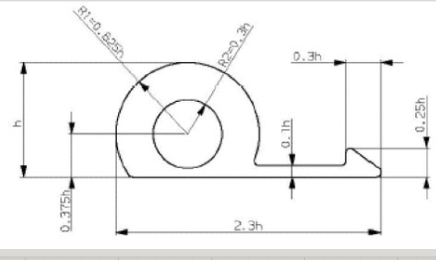
#> input picture test_crop.png, 436 x 260 px
$ python -i dimension_cleaner.py   (imports and definitions only)
#> lines starting #> are read from the running program, lines starting #| are printed output that depends on the picture; after the words box and inside, x2 and y2 are one past the last pixel; in counts of white or black regions, pixels touching at a corner belong together
#> further down, picture is the input picture: shape (260, 436, 3); mean B, G, R 245, 245.2, 245.3
#!/usr/bin/env python3
"""
Industrial-Grade Engineering Drawing Dimension & Annotation Cleaner.
Uses OpenCV and Machine Learning (Scikit-Learn Random Forest & Topological Geometry Analysis)
to detect and remove all dimension lines, leader lines, arrowheads, witness/extension lines,
and alphanumeric measurement text, isolating ONLY the clean pure engineering drawing geometry.
"""

import sys
import json
import base64
import time
import cv2
import numpy as np
from sklearn.ensemble import RandomForestClassifier

class DimensionCleaner:
    def __init__(self):
        self._init_ml_model()

    def _init_ml_model(self):
        """
        Initializes and pre-trains a Random Forest classifier on topological stroke features
        to distinguish:
        Class 0: Dimension annotations (text characters, numerals, decimal dots, symbols, arrowheads)
        Class 1: Major mechanical part boundary geometry
        """
        # Feature vector: [area, width, height, aspect_ratio, extent, solidity, compactness]
        # Synthetic calibration dataset of typical CAD components
        X_train = [
            # Text characters & numerals (small, medium aspect ratio, lower solidity)
            [25, 8, 9, 1.12, 0.35, 0.65, 3.2],
            [15, 6, 7, 1.16, 0.36, 0.60, 3.5],
            [35, 8, 10, 1.25, 0.44, 0.70, 3.0],
            [45, 9, 11, 1.22, 0.45, 0.72, 2.8],
            [8, 3, 3, 1.00, 0.88, 0.95, 1.2], # decimal dot
            [30, 7, 9, 1.28, 0.47, 0.68, 3.1],
            [55, 12, 10, 1.20, 0.46, 0.75, 2.9],
            [18, 5, 8, 1.60, 0.45, 0.62, 3.4],
            [22, 6, 7, 1.16, 0.52, 0.70, 2.9],
            # Arrowheads (small, high solidity, aspect ratio 1.5 - 3.5)
            [35, 10, 5, 2.00, 0.70, 0.88, 2.2],
            [45, 12, 6, 2.00, 0.62, 0.85, 2.4],
            [28, 8, 5, 1.60, 0.70, 0.89, 2.1],
            [65, 15, 7, 2.14, 0.62, 0.82, 2.5],
            [55, 8, 14, 1.75, 0.49, 0.86, 2.3],
            [22, 7, 4, 1.75, 0.78, 0.92, 1.9],
            # Part geometry loops (large, high perimeter, enclosing area > 1000)
            [1200, 65, 60, 1.08, 0.31, 0.55, 8.5],
            [3500, 150, 90, 1.66, 0.26, 0.48, 12.0],
            [8500, 250, 140, 1.78, 0.24, 0.42, 16.5],
            [18000, 310, 145, 2.13, 0.40, 0.65, 22.0],
            [2200, 67, 62, 1.08, 0.53, 0.92, 4.2], # circular bore hole
            [4500, 120, 120, 1.00, 0.31, 0.60, 9.1], # gear rim
            [9500, 220, 180, 1.22, 0.24, 0.52, 14.8],
        ]
        # 0: Dimension element, 1: Part geometry
        y_train = [0]*15 + [1]*7

        self.clf = RandomForestClassifier(n_estimators=30, max_depth=6, random_state=42)
        self.clf.fit(X_train, y_train)

    def process(self, img_bgr):
        t0 = time.time()
        h, w = img_bgr.shape[:2]
#> h = 260; w = 436
        gray = cv2.cvtColor(img_bgr, cv2.COLOR_BGR2GRAY)

        # 1. Background Illumination Normalization
        ksize = max(21, min(w, h) // 15)
#> ksize = 21
        if ksize % 2 == 0:
            ksize += 1
        kernel = cv2.getStructuringElement(cv2.MORPH_RECT, (ksize, ksize))
        bg = cv2.morphologyEx(gray, cv2.MORPH_DILATE, kernel)
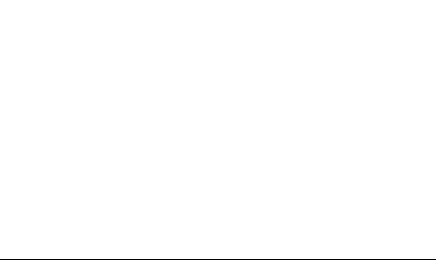
#> bg: shape (260, 436); values 219 (black) and 255 (white), 99.6% white; black in thin lines or dots, all inside (x1, y1, x2, y2) = (0, 259, 436, 260)
        bg = cv2.GaussianBlur(bg, (ksize, ksize), 0).astype(np.float32)
        bg = np.maximum(bg, 1.0)

        # Illumination-normalized ink density (0.0 = paper, 1.0 = dark stroke)
        norm = np.clip(gray.astype(np.float32) / bg, 0.0, 1.0)
        ink = 1.0 - norm

        # Stroke mask
        strokes = (ink > 0.12).astype(np.uint8) * 255
#> strokes: shape (260, 436); 12.3% white; 10 white regions (2 under 20 px), largest, box (x1, y1, x2, y2) and area: (19, 6, 431, 236) 8422, (0, 249, 436, 260) 4796, (0, 0, 436, 1) 436

        # Border clearing: eliminate camera crop margins (outer 2px)
        strokes[:2, :] = 0
        strokes[-2:, :] = 0
#> strokes: shape (260, 436); 11.1% white; 9 white regions (2 under 20 px), largest, box (x1, y1, x2, y2) and area: (19, 6, 431, 236) 8422, (0, 249, 436, 258) 3924, (307, 51, 321, 61) 80
        strokes[:, :2] = 0
#> strokes: shape (260, 436); 11.1% white; 9 white regions (2 under 20 px), largest, box (x1, y1, x2, y2) and area: (19, 6, 431, 236) 8422, (2, 249, 436, 258) 3906, (307, 51, 321, 61) 80
        strokes[:, -2:] = 0
#> strokes: shape (260, 436); 11.1% white; 9 white regions (2 under 20 px), largest, box (x1, y1, x2, y2) and area: (19, 6, 431, 236) 8422, (2, 249, 434, 258) 3888, (307, 51, 321, 61) 80

        # 2. Extract Connected Components & Features
        num_labels, labels, stats, centroids = cv2.connectedComponentsWithStats(strokes, connectivity=8)
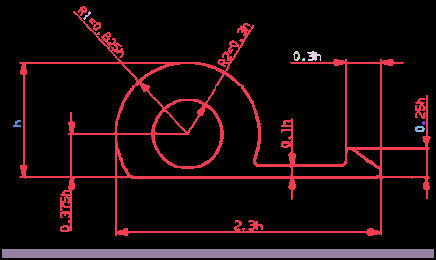
#> labels: shape (260, 436) int32; 10 distinct labels, from 0 to 9; one colour per label, 0 black
#> num_labels = 10; stats = [[0, 0, 436, 260, 100815], [19, 6, 412, 230, 8422], [83, 11, 8, 9, 22], [293, 51, 7, 10, 39], [307, 51, 14, 10, 80], [302, 58, 3, 3, 8], [13, 120, 8, 7, 33], [422, 121, 3, 4, 10], [415, 126, 10, 6, 43], [2, 249, 432, 9, 3888]]; centroids = [[217.1, 124.3], [221.1, 135.9], [86.77, 14.95], [296.4, 55.44], [313.4, 55.61], [303.1, 59.12], [16.76, 123.5], [423.2, 122.5], [419.3, 128.6], [217.5, 253]]

        text_mask = np.zeros((h, w), dtype=np.uint8)
        text_count = 0

        # Classify components with ML classifier
        for i in range(1, num_labels):
            x, y, bw, bh, area = stats[i]
            if area < 3:
                continue

            comp_mask = (labels == i).astype(np.uint8)
            contours, _ = cv2.findContours(comp_mask, cv2.RETR_EXTERNAL, cv2.CHAIN_APPROX_SIMPLE)
            if not contours:
                continue
            cnt = contours[0]

            peri = cv2.arcLength(cnt, True)
            hull = cv2.convexHull(cnt)
            ha = cv2.contourArea(hull)
            solidity = area / (ha + 1e-4)
            ar = max(bw, bh) / (min(bw, bh) + 1e-4)
            extent = area / (bw * bh + 1e-4)
            compactness = (peri * peri) / (4.0 * np.pi * area + 1e-4)

            feat = np.array([[area, bw, bh, ar, extent, solidity, compactness]])
            pred = self.clf.predict(feat)[0]

            # If classified as dimension annotation or matching character thresholds
            if pred == 0 or (area <= 350 and max(bw, bh) <= 45):
                text_mask[labels == i] = 255
                text_count += 1
#> this loop made 9 passes
#> (x, y, bw, bh, area, contours, peri, ha) on passes 2, 6: (83, 11, 8, 9, 22, 1 contour, all with area under 20, 23.56, 18), (13, 120, 8, 7, 33, 1 contour, all with area under 20, 31.07, 35)
#> (x, y, bw, bh, area, peri, ha, solidity) on passes 1, 3, 4, 8: (19, 6, 412, 230, 8422, 2642.2, 80881, 0.104), (293, 51, 7, 10, 39, 25.31, 43, 0.907), (307, 51, 14, 10, 80, 59.8, 99.5, 0.804), (415, 126, 10, 6, 43, 25.07, 40.5, 1.06)
#> comp_mask: shape (260, 436); values 0 (black) and 1 (white), 3.4% white; 1 white region, box (x1, y1, x2, y2) and area: (2, 249, 434, 258) 3888
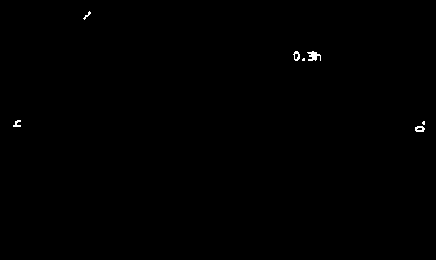
#> text_mask: shape (260, 436); 0.21% white in thin lines or dots, all inside (x1, y1, x2, y2) = (13, 11, 425, 132)
#> after the loop, text_count = 7

        # 3. Arrowhead Detection
        arrow_mask = np.zeros((h, w), dtype=np.uint8)
        arrow_count = 0
        arrow_pts = []

        contours, _ = cv2.findContours(strokes, cv2.RETR_TREE, cv2.CHAIN_APPROX_SIMPLE)
#> contours = 56 contours, 30 with area under 20; largest, box (x1, y1, x2, y2) and area: (19, 6, 431, 236) 49260, (116, 177, 381, 232) 13798, (24, 63, 137, 177) 8842, (116, 74, 292, 177) 5967, (2, 249, 434, 258) 3448
        for cnt in contours:
            area = cv2.contourArea(cnt)
            if 10 <= area <= 250:
                hull = cv2.convexHull(cnt)
                ha = cv2.contourArea(hull)
                solidity = area / (ha + 1e-4)
                x, y, bw, bh = cv2.boundingRect(cnt)
                ar = max(bw, bh) / (min(bw, bh) + 1e-4)
                if solidity > 0.65 and 1.2 <= ar <= 4.5:
                    cv2.drawContours(arrow_mask, [cnt], -1, 255, -1)
                    arrow_count += 1
                    M = cv2.moments(cnt)
                    if M['m00'] > 0:
                        arrow_pts.append((int(M['m10']/M['m00']), int(M['m01']/M['m00'])))
#> this loop made 56 passes
#> (area, ha, solidity, x, y, bw, bh, ar) on passes 2, 7, 8, 13, 14, 18, 20, 25, 29, 40, 53: (39.5, 40.5, 0.975, 415, 126, 10, 6, 1.67), (52, 99.5, 0.523, 307, 51, 14, 10, 1.4), (40, 43, 0.93, 293, 51, 7, 10, 1.43), (37, 43.5, 0.851, 61, 206, 10, 7, 1.43), (35.5, 43, 0.826, 63, 197, 8, 10, 1.25), (132.5, 152, 0.872, 116, 153, 12, 24, 2), (234, 246, 0.951, 356, 149, 25, 18, 1.39), (22.5, 24, 0.937, 284, 121, 8, 5, 1.6), (37, 49, 0.755, 419, 105, 8, 12, 1.5), (64.5, 80, 0.806, 228, 46, 11, 13, 1.18), (25, 26, 0.962, 244, 24, 8, 7, 1.14)
#> area on passes 11, 17, 19, 21, 24, 27: 49260, 13797.5, 1213, 1132.5, 1846, 407.5
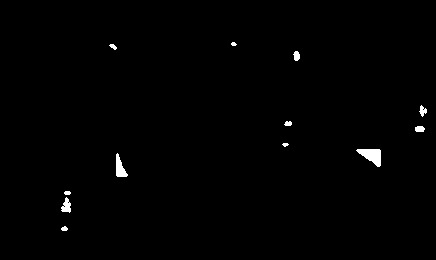
#> arrow_mask: shape (260, 436); 0.73% white; 12 white regions (2 under 20 px), largest, box (x1, y1, x2, y2) and area: (356, 149, 381, 167) 267, (116, 153, 128, 177) 161, (61, 197, 71, 213) 99
#> after the loop, arrow_count = 15; arrow_pts = [(419, 128), (419, 128), (296, 55), (295, 55), (64, 228), (65, 208), (66, 202), (67, 192), (119, 167), (371, 155), (284, 144), (287, 123), (422, 110), (112, 46), (233, 43)]

        # 4. Dimension Lines & Extension Lines Detection
        lsd = cv2.createLineSegmentDetector(cv2.LSD_REFINE_STD)
        lines = lsd.detect(strokes)[0]
#> lines = 183 rows, first 6: [256.8, 159.7, 261.6, 126.8], [72.62, 133, 74.98, 121.7], [219.3, 128.1, 219.4, 139.4], [114.2, 135.6, 114.1, 174.4], [344, 64.38, 344.1, 159.4], [358.1, 149.4, 378.1, 149.5]
        line_mask = np.zeros((h, w), dtype=np.uint8)
        line_count = 0

        combined_annots = cv2.bitwise_or(text_mask, arrow_mask)
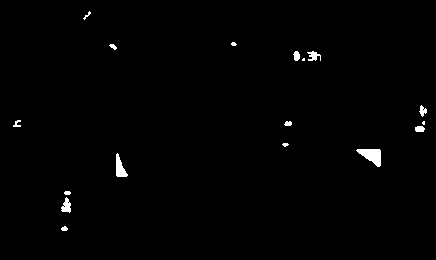
#> combined_annots: shape (260, 436); 0.87% white; 17 white regions (4 under 20 px), largest, box (x1, y1, x2, y2) and area: (356, 149, 381, 167) 267, (116, 153, 128, 177) 161, (61, 197, 71, 213) 99

        if lines is not None:
            for line in lines:
                pts = line.flatten()
                x1, y1, x2, y2 = pts[0], pts[1], pts[2], pts[3]
                length = np.hypot(x2 - x1, y2 - y1)
                p1 = (int(np.clip(x1, 0, w-1)), int(np.clip(y1, 0, h-1)))
                p2 = (int(np.clip(x2, 0, w-1)), int(np.clip(y2, 0, h-1)))

                # Check proximity to arrowheads or text in radius
                r = 7
                sub1 = combined_annots[max(0, p1[1]-r):min(h, p1[1]+r), max(0, p1[0]-r):min(w, p1[0]+r)]
                sub2 = combined_annots[max(0, p2[1]-r):min(h, p2[1]+r), max(0, p2[0]-r):min(w, p2[0]+r)]

                touches_annot = (np.count_nonzero(sub1) > 0) or (np.count_nonzero(sub2) > 0)

                # Check if line is purely horizontal or vertical extension line
                angle = np.abs(np.arctan2(y2 - y1, x2 - x1) * 180 / np.pi)
                is_ortho = (angle < 4 or angle > 176) or (86 < angle < 94)

                if (touches_annot or is_ortho) and length > 6:
                    # Also check that it's thin (dimension line)
                    cv2.line(line_mask, (int(x1), int(y1)), (int(x2), int(y2)), 255, 2)
                    line_count += 1
#> this loop made 183 passes
#> (x1, y1, x2, y2, length, p1, p2, touches_annot) on passes 1 to 10: (256.8, 159.7, 261.6, 126.8, 33.24, (256, 159), (261, 126), False), (72.62, 133, 74.98, 121.7, 11.52, (72, 133), (74, 121), False), (219.3, 128.1, 219.4, 139.4, 11.28, (219, 128), (219, 139), False), (114.2, 135.6, 114.1, 174.4, 38.75, (114, 135), (114, 174), True), (344, 64.38, 344.1, 159.4, 95, (344, 64), (344, 159), False), (358.1, 149.4, 378.1, 149.5, 20.01, (358, 149), (378, 149), True), (383.1, 149.5, 424.4, 149.5, 41.25, (383, 149), (424, 149), True), (59.18, 194.4, 59.07, 216.9, 22.51, (59, 194), (59, 216), True), (343.3, 59.86, 334.1, 58.07, 9.31, (343, 59), (334, 58), False), (163.1, 66.8, 190.6, 62.79, 27.75, (163, 66), (190, 62), False)
#> line on passes 29 to 34: [[257.1, 139.7, 251.7, 162.1]], [[18.99, 165.4, 21.6, 174.8]], [[300.1, 57.03, 298.3, 50.95]], [[69.58, 225.2, 61.89, 224.2]], [[221.1, 68.11, 199.7, 60.85]], [[150.3, 85.28, 140.9, 82.36]]
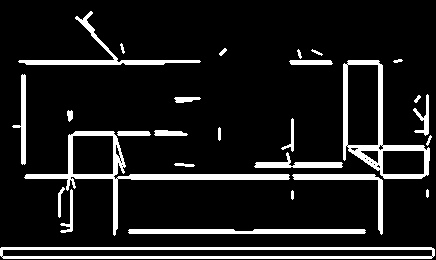
#> line_mask: shape (260, 436); 11.4% white; 28 white regions, largest, box (x1, y1, x2, y2) and area: (0, 247, 435, 259) 2627, (24, 131, 290, 236) 2454, (343, 60, 430, 179) 2088

        # 5. Combine All Dimensions Mask
        dim_mask = cv2.bitwise_or(combined_annots, line_mask)
#> dim_mask: shape (260, 436); 11.9% white; 26 white regions (1 under 20 px), largest, box (x1, y1, x2, y2) and area: (24, 131, 290, 236) 2930, (0, 247, 435, 259) 2627, (343, 60, 430, 179) 2200
        dim_mask_dil = cv2.dilate(dim_mask, cv2.getStructuringElement(cv2.MORPH_RECT, (3, 3)))
#> dim_mask_dil: shape (260, 436); 17.9% white; 18 white regions, largest, box (x1, y1, x2, y2) and area: (23, 59, 433, 237) 10107, (0, 246, 436, 260) 4383, (17, 10, 202, 66) 1737

        # 6. Isolate Pure Part Geometry
        pure_drawing = cv2.subtract(strokes, dim_mask_dil)
#> pure_drawing: shape (260, 436); 4.2% white; 54 white regions (33 under 20 px), largest, box (x1, y1, x2, y2) and area: (4, 251, 431, 255) 1708, (188, 23, 261, 168) 1157, (115, 64, 194, 169) 757

        # Topological filtering: keep significant structural loops & strokes
        num_p, lab_p, stats_p, _ = cv2.connectedComponentsWithStats(pure_drawing, connectivity=8)
#> lab_p: shape (260, 436) int32; 55 distinct labels, from 0 to 54
        isolated_part = np.zeros((h, w), dtype=np.uint8)
        loop_count = 0

        for i in range(1, num_p):
            area = stats_p[i, cv2.CC_STAT_AREA]
            if area >= 30: # retain solid component geometry
                isolated_part[lab_p == i] = 255
                loop_count += 1

        # Morphological inpainting of 1-2px junction scars
        close_kernel = cv2.getStructuringElement(cv2.MORPH_ELLIPSE, (3, 3))
        isolated_part = cv2.morphologyEx(isolated_part, cv2.MORPH_CLOSE, close_kernel)
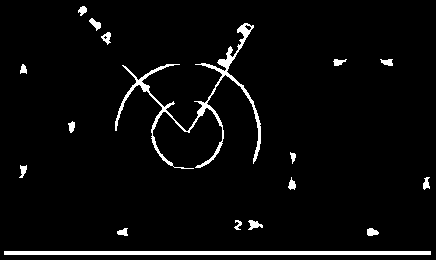
#> isolated_part: shape (260, 436); 4.1% white; 17 white regions, largest, box (x1, y1, x2, y2) and area: (115, 23, 261, 169) 1987, (4, 251, 431, 255) 1708, (248, 220, 263, 230) 85

        # 7. Render Pure Transparent RGBA Output
        rgba_out = np.zeros((h, w, 4), dtype=np.uint8)
        # Deep technical drawing black: (15, 18, 22)
        rgba_out[isolated_part > 0, 0] = 15
        rgba_out[isolated_part > 0, 1] = 18
        rgba_out[isolated_part > 0, 2] = 22
        rgba_out[isolated_part > 0, 3] = 255 # full opacity

        # Render Dimensions-only RGBA Output (for comparison/layering)
        rgba_dim = np.zeros((h, w, 4), dtype=np.uint8)
        rgba_dim[dim_mask > 0, 0] = 220 # red
        rgba_dim[dim_mask > 0, 1] = 38
        rgba_dim[dim_mask > 0, 2] = 38
        rgba_dim[dim_mask > 0, 3] = 255

        duration_ms = int((time.time() - t0) * 1000)

        return rgba_out, rgba_dim, {
            "text_annotations_count": text_count,
            "arrowheads_count": arrow_count,
            "dimension_lines_count": line_count,
            "pure_geometry_loops_count": loop_count,
            "processing_time_ms": duration_ms
        }

# [53 lines left out: function main, not called in this run]

# [2 lines not run here, left out]

>>> import cv2
>>> picture = cv2.imread('test_crop.png')
>>> result = DimensionCleaner().process(picture)

$ run again, on bracket_draft.png
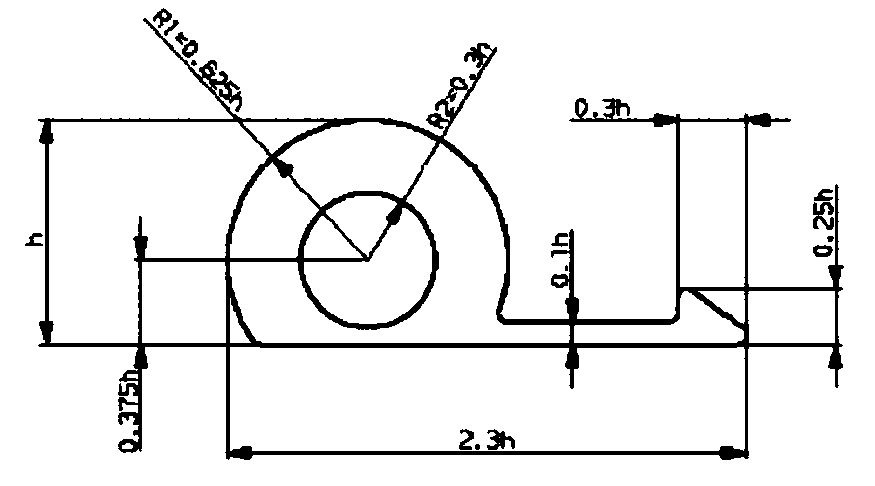
#> input picture bracket_draft.png, 875 x 486 px
#> picture is the input picture: shape (486, 875, 3); 92.7% white; 16 black regions (1 under 20 px), largest, box (x1, y1, x2, y2) and area: (38, 18, 844, 460) 28909, (813, 202, 834, 230) 343, (487, 429, 515, 450) 294
#> in process, `num_labels, labels, stats, centroids = cv2.connectedComponentsWithStat..`:
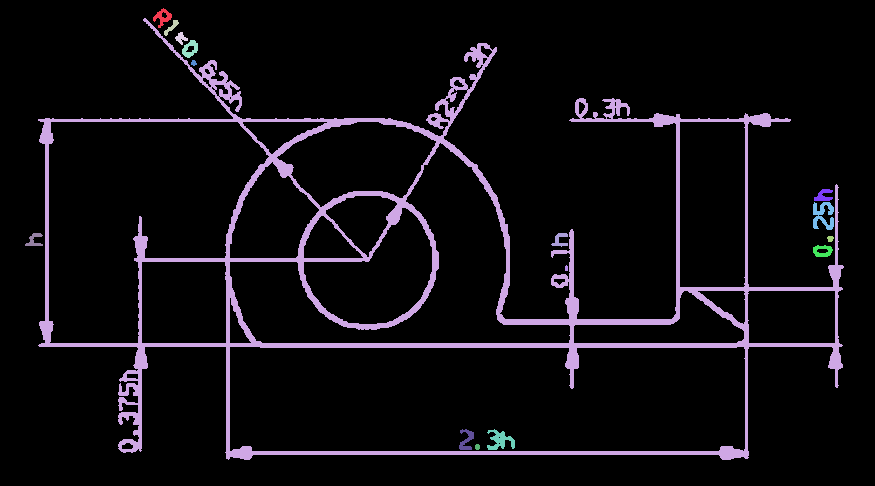
#> labels: shape (486, 875) int32; 17 distinct labels, from 0 to 16; one colour per label, 0 black
#> num_labels = 17; stats = 17 rows, first 6: [0, 0, 875, 486, 394403], [153, 8, 19, 20, 168], [38, 18, 806, 442, 28909], [164, 20, 15, 16, 82], [175, 32, 13, 13, 85], [182, 40, 16, 18, 166]; centroids = 17 rows, first 8: [437.5, 241], [162.2, 16.77], [426.3, 264.6], [171, 26.98], [180.6, 37.74], [189.8, 48.56], [193.3, 62.54], [823.2, 195.3]
#> the loop in process, `for i in range(1, num_labels):` made 16 passes
#> (x, y, bw, bh, area, contours, peri, ha) on pass 6: (191, 60, 6, 6, 26, 1 contour, all with area under 20, 17.07, 19.5)
#> after the loop in process, `for i in range(1, num_labels):`: text_count = 15
#> in process, `contours, _ = cv2.findContours(strokes, cv2.RETR_TREE, cv2.CHAIN_APPRO..`: contours = 56 contours, 13 with area under 20; largest, box (x1, y1, x2, y2) and area: (38, 18, 844, 460) 190119, (229, 346, 746, 452) 53264, (48, 121, 270, 344) 33919, (229, 142, 571, 344) 22636, (679, 121, 746, 288) 10946
#> the loop in process, `for cnt in contours:` made 56 passes
#> (area, ha, solidity, x, y, bw, bh, ar) on passes 2, 3, 4, 5, 6, 8, 10, 11: (171, 182, 0.94, 813, 245, 20, 12, 1.67), (50, 51, 0.98, 816, 248, 13, 6, 2.17), (23.5, 25, 0.94, 827, 236, 7, 6, 1.17), (85.5, 166, 0.515, 551, 233, 17, 14, 1.21), (84.5, 164, 0.515, 25, 233, 18, 13, 1.38), (106.5, 162, 0.657, 814, 189, 19, 12, 1.58), (175.5, 190, 0.924, 182, 40, 16, 18, 1.12), (45, 47.5, 0.947, 185, 45, 10, 8, 1.25)
#> after the loop in process, `for cnt in contours:`: arrow_count = 12; arrow_pts = [(822, 250), (822, 250), (822, 195), (189, 48), (126, 445), (132, 375), (559, 280), (608, 117), (433, 118), (580, 107), (457, 83), (484, 59)]
#> lines = 334 rows, first 6: [296.4, 262.3, 301.9, 286.9], [454.3, 89.17, 465.6, 89.53], [574.8, 100.5, 574.2, 110.7], [444.3, 105.6, 444.4, 113.1], [619.8, 115.7, 619.1, 108], [766, 112.1, 748.9, 116]
#> combined_annots: shape (486, 875); 0.58% white; 23 white regions (2 under 20 px), largest, box (x1, y1, x2, y2) and area: (813, 202, 834, 230) 343, (487, 429, 515, 450) 294, (182, 40, 198, 58) 200
#> the loop in process, `for line in lines:` made 334 passes
#> (x1, y1, x2, y2, length, p1, p2, touches_annot) on passes 1 to 6: (296.4, 262.3, 301.9, 286.9, 25.21, (296, 262), (301, 286), False), (454.3, 89.17, 465.6, 89.53, 11.28, (454, 89), (465, 89), True), (574.8, 100.5, 574.2, 110.7, 10.22, (574, 100), (574, 110), True), (444.3, 105.6, 444.4, 113.1, 7.51, (444, 105), (444, 113), True), (619.8, 115.7, 619.1, 108, 7.7, (619, 115), (619, 108), False), (766, 112.1, 748.9, 116, 17.52, (765, 112), (748, 116), False)
#> dim_mask: shape (486, 875); 6.2% white; 78 white regions, largest, box (x1, y1, x2, y2) and area: (47, 5, 238, 133) 2585, (250, 427, 718, 452) 1968, (252, 453, 718, 456) 1394
#> dim_mask_dil: shape (486, 875); 9.6% white; 30 white regions, largest, box (x1, y1, x2, y2) and area: (23, 115, 840, 459) 25784, (46, 4, 239, 134) 3836, (809, 183, 840, 266) 1858
#> pure_drawing: shape (486, 875); 2.8% white; 53 white regions (28 under 20 px), largest, box (x1, y1, x2, y2) and area: (227, 47, 506, 330) 6100, (496, 274, 677, 325) 688, (199, 60, 242, 112) 622
#> lab_p: shape (486, 875) int32; 54 distinct labels, from 0 to 53
#> in process, `isolated_part = cv2.morphologyEx(isolated_part, cv2.MORPH_CLOSE, close..`:
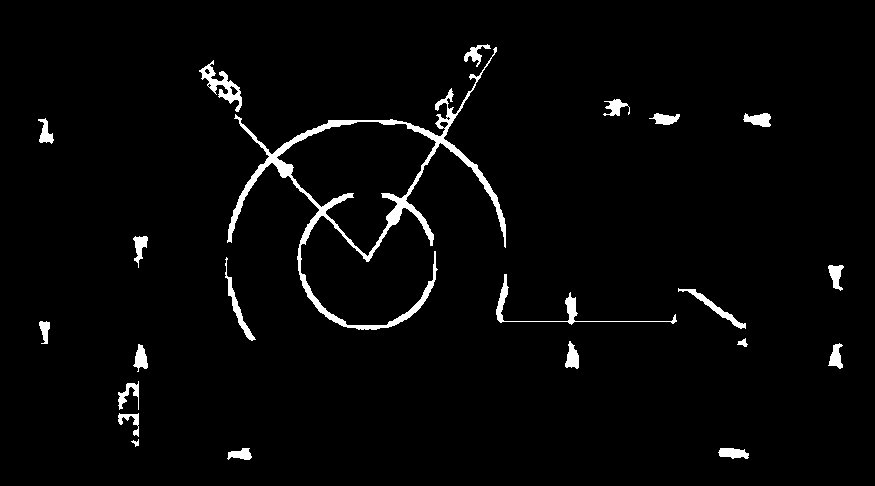
#> isolated_part: shape (486, 875); 2.8% white; 22 white regions, largest, box (x1, y1, x2, y2) and area: (227, 47, 506, 330) 6168, (496, 274, 677, 325) 690, (199, 60, 242, 112) 660
